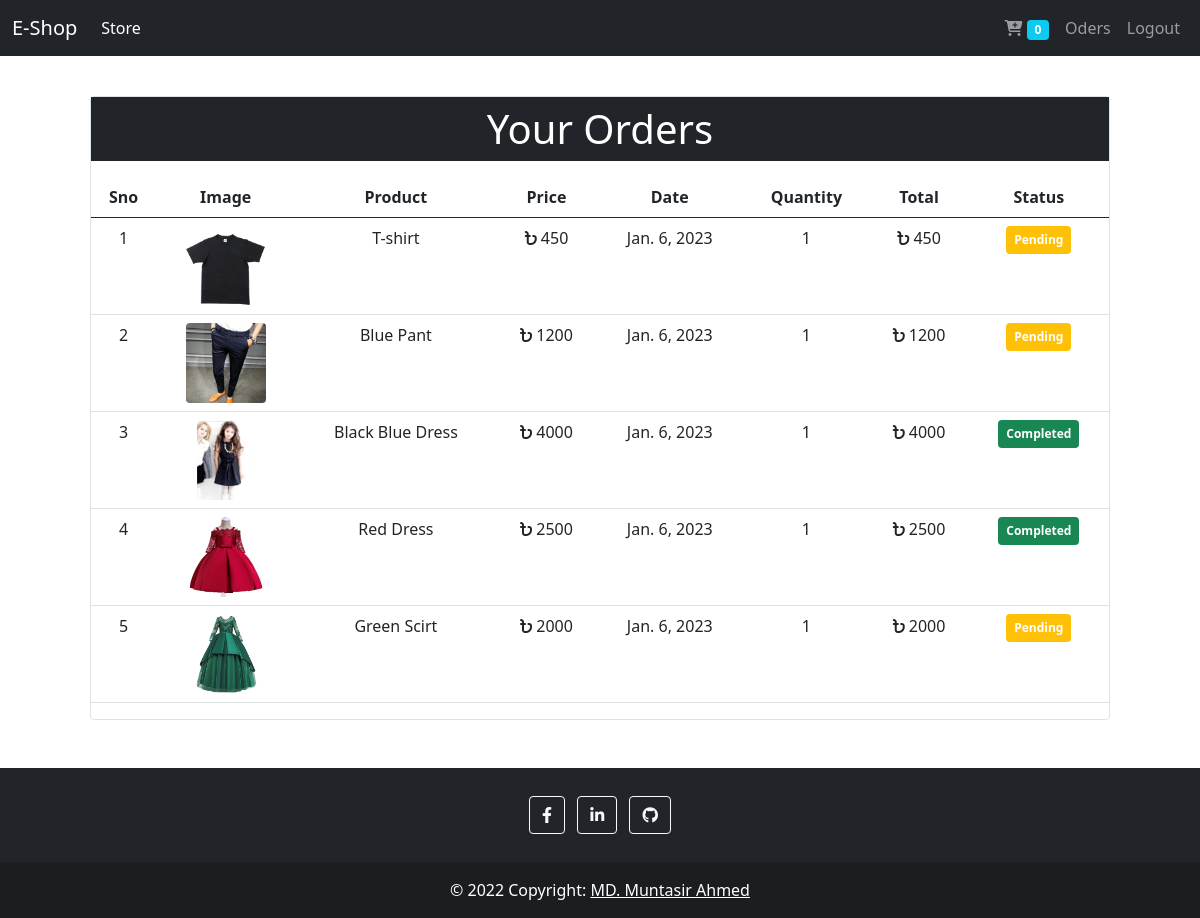
/orders/ (signed in), run on the app's committed database.
### store/models.py (models this page shows, shortened)
class Order(models.Model):
    product = models.ForeignKey(Product, on_delete=models.CASCADE)
    customer = models.ForeignKey(Customer, on_delete=models.CASCADE)
    quantity = models.IntegerField(default=1)
    price = models.IntegerField()
    address = models.CharField(max_length=50, default='', blank=True)
    phone = models.CharField(max_length=50, default='', blank=True)
    date = models.DateField(default=datetime.datetime.today)
    status = models.BooleanField(default=False)
    @staticmethod
    def get_orders_by_customer(customer_id):
        return Order.objects.filter(customer=customer_id).order_by('-date')

class Product(models.Model):
    name = models.CharField(max_length=50)
    price = models.IntegerField(default=0)
    category = models.ForeignKey(
        Category, on_delete=models.CASCADE)
    description = models.CharField(
        max_length=200, default='', null=True, blank=True)
    image = models.ImageField(upload_to='uploads/products/')

### store/middleware.py (the view)
    def middleware(request):
        if not request.session.get('customer'):
            return redirect(f'login')
        response = get_response(request)
        return response

### store/templatetags/cart.py (called while the page is built)
@register.filter(name='multiply')
def multiply(number, number1):
    return number * number1

### store/views.py (called while the page is built)
    def get(self, request):
        customer_id = request.session.get('customer')
        orders = Order.get_orders_by_customer(customer_id=customer_id)
        orders = orders.reverse()
        return render(request, 'orders.html', {'orders': orders})

### store/templates/orders.html (shortened to what this page needs)
{% extends 'base.html' %}
{% load cart %}
{% block content %}
<div class="container pt-5">
    <div class="border rounded m-5">
        <p class="display-6 text-center bg-dark text-white py-2">Your Orders</p>
        <table class="table text-center">
            <thead>
                <tr>
                    <th>Sno</th>
                    <th>Image</th>
                    <th>Product</th>
                    <th>Price</th>
                    <th>Date</th>
                    <th>Quantity</th>
                    <th>Total</th>
                    <th>Status</th>
                </tr>
            </thead>
            <tbody>
                {% for order in orders %}
                <tr class="">
                    <td>{{forloop.counter}}</td>
                    <td><img style="height:80px;" class="rounded" src="{{order.product.image.url}}" alt=""></td>
                    <td>{{order.product.name}}</td>
                    <td><i class="fa-solid fa-bangladeshi-taka-sign"></i> {{order.price}}</td>
                    <td>{{order.date}}</td>
                    <td>{{order.quantity}}</td>
                    <td><i class="fa-solid fa-bangladeshi-taka-sign"></i> {{order.quantity|multiply:order.price}}</td>
                    {% if order.status %}
                    <td><span class="badge bg-success p-2">Completed</span></td>
                    {% else %}
                    <td><span class="badge bg-warning p-2">Pending</span></td>
                    {% endif %}
                </tr>
                {% endfor %}
            </tbody>
        </table>
    </div>
</div>
{% endblock content %}

### data on the page
Order: product.image (picture), product.name "T-shirt", price "450", date "Jan. 6, 2023", quantity "1", quantity|multiply "450", status "Pending"
Order: product.image (picture), product.name "Blue Pant", price "1200", date "Jan. 6, 2023", quantity "1", quantity|multiply "1200", status "Pending"
Order: product.image (picture), product.name "Black Blue Dress", price "4000", date "Jan. 6, 2023", quantity "1", quantity|multiply "4000", status "Completed"
Order: product.image (picture), product.name "Red Dress", price "2500", date "Jan. 6, 2023", quantity "1", quantity|multiply "2500", status "Completed"
Order: product.image (picture), product.name "Green Scirt", price "2000", date "Jan. 6, 2023", quantity "1", quantity|multiply "2000", status "Pending"

### other printed values
{{ request.session.cart.keys|length }} "0"
